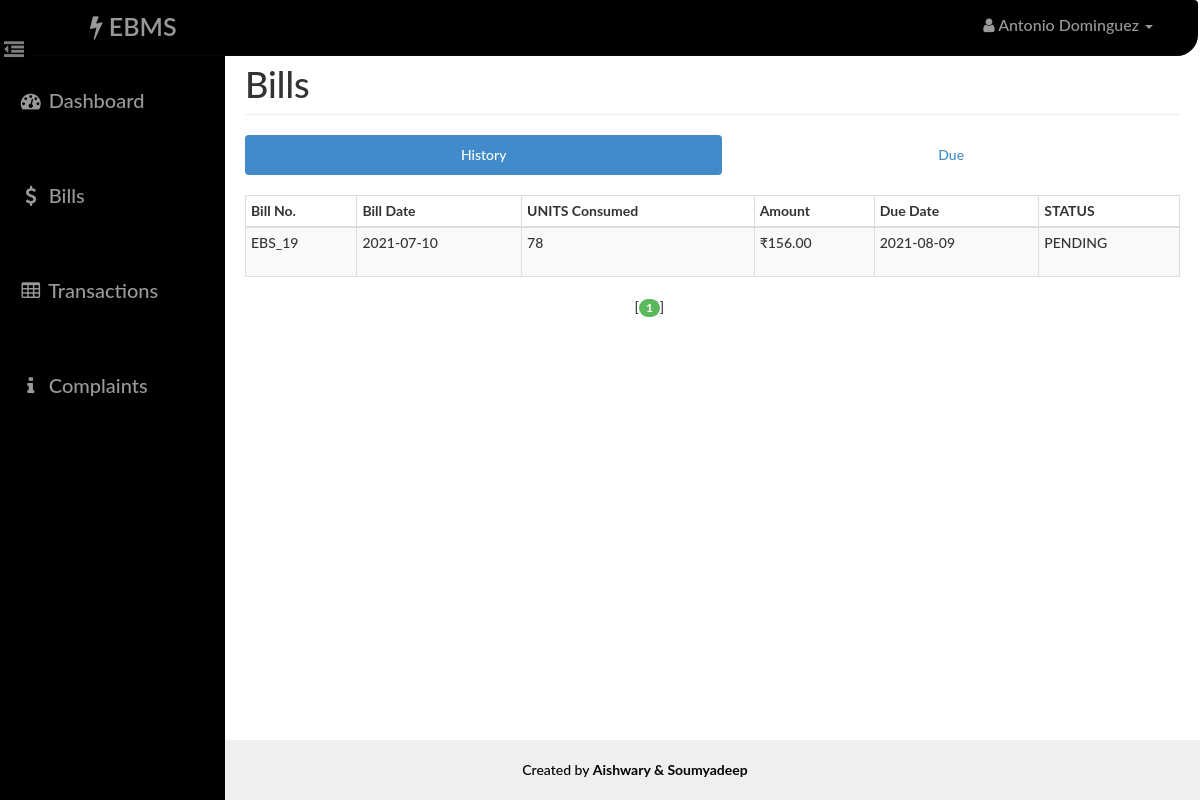
The page /user/bill.php (signed in) on the database its author committed.
### tables this page shows
CREATE TABLE `bill` (
  `id` int(14) NOT NULL,
  `aid` int(14) NOT NULL,
  `uid` int(14) NOT NULL,
  `units` int(10) NOT NULL,
  `amount` decimal(10,2) NOT NULL,
  `status` varchar(10) NOT NULL,
  `bdate` date NOT NULL,
  `ddate` date NOT NULL
);

### user/paging1.php (called while the page is built, shortened)
<?php
    $rowsperpage = 5;
    if (isset($_GET['currentpage']) && is_numeric($_GET['currentpage'])) {
       $currentpage = (int) $_GET['currentpage'];
    } else {
       $currentpage = 1;
    }
    $offset = ($currentpage - 1) * $rowsperpage;
 ?>

### Includes/user.php (called while the page is built, shortened)
<?php
    function retrieve_bills_history($id,$offset, $rowsperpage) {
        global $con;
        $query = "SELECT * FROM bill where uid={$id} ";
        $query .= "ORDER BY bdate DESC ";
        $query .= "LIMIT {$offset}, {$rowsperpage} ";
        $result = mysqli_query($con,$query);
        return $result;
    }
    function retrieve_bills_due($id,$offset, $rowsperpage) {
        global $con;
        $query  = "SELECT bill.bdate AS bdate, bill.units AS units, bill.ddate AS ddate, transaction.payable AS payable, ";
        $query .= " bill.amount AS amount ,transaction.payable-bill.amount AS dues , bill.id AS id ";
        $query .= "FROM bill , transaction ";
        $query .= "WHERE transaction.bid=bill.id AND bill.uid={$id} AND bill.status='PENDING' ";
        $query .= "ORDER BY bill.ddate desc ";
        $query .= "LIMIT {$offset}, {$rowsperpage} ";
        $result = mysqli_query($con,$query);
        return $result;
    }
 ?>

### user/bill.php (the view, shortened to what this page needs)
<?php
    require_once('head_html.php');
    require_once('../Includes/session.php');
    require_once('../Includes/user.php');
?>
<body>
    <div id="wrapper">
        <?php
            require_once("nav.php");
            require_once("sidebar.php");
        ?>
        <div id="page-content-wrapper">
            <div class="container-fluid">
                <div class="row">
                    <div class="col-lg-12">
                        <h1 class="page-header">
                            Bills
                        </h1>
                        <ul class="nav nav-pills nav-justified">
                            <li class="active"><a href="#history" data-toggle="pill">History</a>
                            </li>
                            <li class=""><a href="#due" data-toggle="pill">Due</a>
                            </li>
                        </ul>
                        <div class="tab-content">
                            <div class="tab-pane fade in active" id="history">
                                <div class="table-responsive">
                                    <table class="table table-hover table-striped table-bordered table-condensed">
                                        <thead>
                                            <tr>
                                                <th>Bill No.</th>
                                                <th>Bill Date</th>
                                                <th>UNITS Consumed</th>
                                                <th>Amount</th>
                                                <th>Due Date</th>
                                                <th>STATUS</th>
                                            </tr>
                                        </thead>
                                        <tbody>
                                            <?php
                                            include("paging1.php");
                                            $result = retrieve_bills_history($_SESSION['uid'],$offset, $rowsperpage);
                                            while($row = mysqli_fetch_assoc($result)){
                                            ?>
                                                <tr>
                                                    <td height="50"><?php echo 'EBS_'.$row['id'] ?></td>
                                                    <td height="50"><?php echo $row['bdate'] ?></td>
                                                    <td><?php echo $row['units'] ?></td>
                                                    <td><?php echo '₹'.$row['amount'] ?></td>
                                                    <td><?php echo $row['ddate'] ?></td>
                                                    <td><?php echo $row['status'] ?></td>
                                                </tr>
                                            <?php  } ?>
                                        </tbody>
                                    </table>
                                    <?php include("paging2.php");  ?>
                                </div>
                            </div>
                                            <?php
                                            include("paging1.php");
                                            $result = retrieve_bills_due($_SESSION['uid'],$offset, $rowsperpage);
                                            while($row = mysqli_fetch_assoc($result)){
                                            ?>
                                                        </div>
                                                    </div>
                                            <?php
                                            }
                                            ?>
                                <?php include("paging2.php");  ?>
                                </div>
                            </div>
                        </div>
                    </div>
    <?php
    require_once("footer.php");
    ?>
</body>
</html>

### assets/css/dash_user.css (style rules this page uses)
body, html { width: 100%; height: 100%; }
body, h1, h2, h3, h4, h5, h6 { font-family: "Lato","Helvetica Neue",Helvetica,Arial,sans-serif; font-weight: 500; }
#wrapper { padding-left: 10px; padding-top: 5px; -webkit-transition: all 0.5s ease; -moz-transition: all 0.5s ease; -o-transition: all 0.5s ease; transition: all 0.5s ease; }
#page-content-wrapper { width: 100%; padding: 15px; min-height:580px; }
@media (min-width:768px) { #wrapper { padding-left: 225px; } }
@media (min-width:768px) { #page-content-wrapper { padding: 20px; } }
.table-responsive { padding-top: 20px; padding-bottom: 20px; }

### rows shown on the page
bill: id "19", bdate "2021-07-10", units "78", amount "156.00", ddate "2021-08-09", status "PENDING"

### other values the page prints
$user "Antonio Dominguez"
